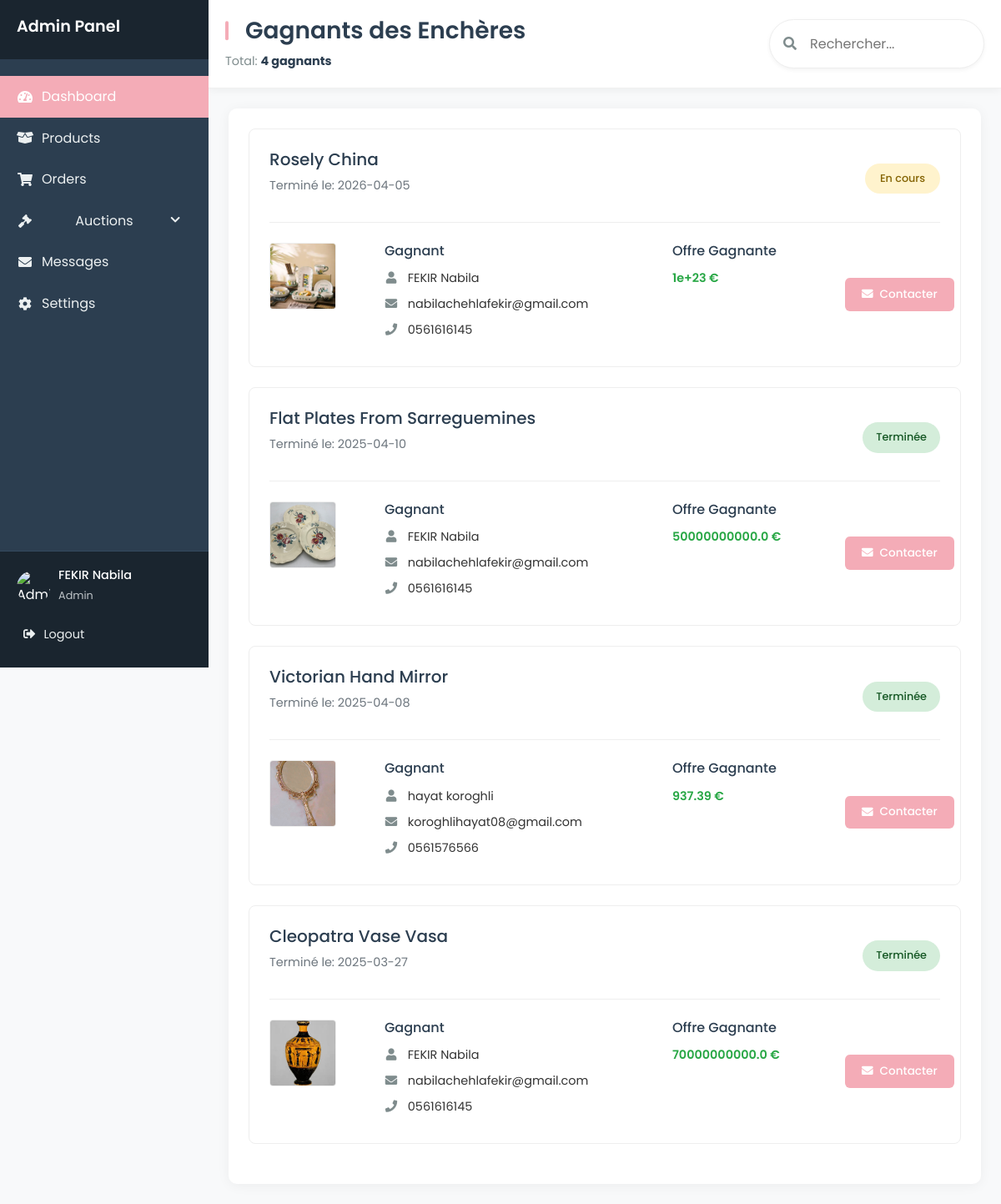
The app's page /admin/auction_winners (signed in) with its own data.
### tables this page shows
CREATE TABLE users (
            id INTEGER PRIMARY KEY AUTOINCREMENT,
            FirstName TEXT NOT NULL,
            LastName TEXT NOT NULL,
            Email TEXT UNIQUE NOT NULL,
            phoneNum TEXT NOT NULL,
            password TEXT NOT NULL, 
            is_admin INTEGER NOT NULL DEFAULT 0 CHECK(is_admin IN (0,1))  
        );

CREATE TABLE enchere (
            id_enchere INTEGER PRIMARY KEY AUTOINCREMENT,
            name TEXT NOT NULL,
            etat TEXT NOT NULL DEFAULT 'En cours',
            description TEXT NOT NULL,
            image_url TEXT, 
            prix REAL NOT NULL,
            date_fin DATE NOT NULL,
            adresse TEXT NOT NULL
        );

### app.py (the view, shortened to what this page needs)
@app.route("/admin/auction_winners", methods=["GET", "POST"])
def auction_winners():
    conn = get_db()
    cursor = conn.cursor()
    cursor.execute(
        """
        SELECT
            e.id_enchere,
            e.name AS auction_name,
            e.image_url,
            e.date_fin,
            MAX(h.proposed_price) AS winning_bid,
            u.id AS winner_id,
            u.FirstName || ' ' || u.LastName AS winner_name,
            u.Email AS winner_email,
            u.phoneNum AS winner_phone,
            e.etat,
            CASE
                WHEN e.etat = 'Annulée' THEN 'Annulée'
                WHEN e.date_fin < date('now') THEN 'Terminée'
                ELSE 'En cours'
            END AS auction_status
        FROM enchere e
        JOIN historique_enchere h ON e.id_enchere = h.id_enchere
        JOIN users u ON h.id_user = u.id
        GROUP BY e.id_enchere
        HAVING winning_bid = h.proposed_price
        ORDER BY e.date_fin DESC
        """
    )
    winners = cursor.fetchall()
    conn.close()
    return render_template("winner_enchere.html", winners=winners)

### app.py (called while the page is built)
@login_manager.user_loader
def load_user(user_id):
    conn = get_db()
    user = conn.execute("SELECT * FROM users WHERE id = ?", (user_id,)).fetchone()
    conn.close()
    if user:
        return User(
            user["id"],
            user["FirstName"],
            user["LastName"],
            user["Email"],
            user["phoneNum"],
            user["password"],
            user["is_admin"],
        )
    return None

def get_db():
    conn = sqlite3.connect("database.db")
    conn.row_factory = sqlite3.Row
    return conn

### templates/winner_enchere.html (shortened to what this page needs)
<!DOCTYPE html>
<html lang="fr">
  <head>
    <link
      rel="stylesheet"
      href="https://cdnjs.cloudflare.com/ajax/libs/font-awesome/5.15.4/css/all.min.css" />
    <link href="https://cdn.jsdelivr.net/npm/bootstrap@5.1.3/dist/css/bootstrap.min.css" rel="stylesheet">
  </head>
  <body>
    <div class="admin-container">
    <aside class="sidebar">
        <div class="sidebar-header">
            <h2>Admin Panel</h2>
        </div>
        <ul class="sidebar-menu">
            <li class="active">
                <a href="{{ url_for('home_admin') }}">
                    <i class="fas fa-tachometer-alt"></i>
                    <span>Dashboard</span>
                </a>
            </li>
            <li >
                <a href="{{ url_for('gestion_produits') }}">
                    <i class="fas fa-box-open"></i>
                    <span>Products</span>
                </a>
            </li>
            <li >
                <a href="{{ url_for('admin_orders') }}" >
                    <i class="fas fa-shopping-cart"></i>
                    <span>Orders</span>
                </a>
            </li>
            <li class="has-submenu">
                <a href="#" class="submenu-toggle">
                    <i class="fas fa-gavel"></i>
                    <span>Auctions</span>
                    <i class="fas fa-chevron-down dropdown-icon"></i>
                </a>
            </li>
            <li>
                <a href="{{ url_for('admin_messages') }}">
                    <i class="fas fa-envelope"></i>
                    <span>Messages</span>
                </a>
            </li>
            <li>
                <a href="#">
                    <i class="fas fa-cog"></i>
                    <span>Settings</span>
                </a>
            </li>
        </ul>
        <div class="sidebar-footer">
            <div class="user-profile">
                <img src="{{ url_for('static', filename='img/admin-avatar.jpg') }}" alt="Admin" />
                <div class="user-info">
                    <h4>{{ current_user.FirstName }} {{ current_user.LastName }}</h4>
                    <small>Admin</small>
                </div>
            </div>
            <a href="{{ url_for('logout') }}" class="logout-btn">
                <i class="fas fa-sign-out-alt"></i>
                <span>Logout</span>
            </a>
        </div>
    </aside>
      <div class="content-wrapper">
        <header class="main-header">
          <div class="header-title">
            <h1>Gagnants des Enchères</h1>
            <div class="auction-summary">
              <div class="summary-item">
                Total: <strong>{{ winners|length }} gagnants</strong>
              </div>
            </div>
          </div>
          <div class="header-actions">
            <div class="search-box">
              <i class="fas fa-search"></i>
              <input type="text" placeholder="Rechercher..." />
            </div>
          </div>
        </header>
        <main class="main-content">
          <div class="winners-container">
            {% if winners|length > 0 %}
              {% for winner in winners %}
              <div class="winner-card">
                <div class="winner-header">
                  <div>
                    <h3>{{ winner.auction_name }}</h3>
                    <p class="text-muted">Terminé le: {{ winner.date_fin }}</p>
                  </div>
                  <div>
                    <span class="status-badge
                      {% if winner.auction_status == 'Terminée' %}status-completed
                      {% elif winner.auction_status == 'Annulée' %}status-canceled
                      {% else %}status-active{% endif %}">
                      {{ winner.auction_status }}
                    </span>
                  </div>
                </div>
                <div class="row">
                  <div class="col-md-2">
                    <img src="{{ url_for('static', filename=winner.image_url) }}"
                         alt="{{ winner.auction_name }}" class="product-image">
                  </div>
                  <div class="col-md-5 winner-info">
                    <h4>Gagnant</h4>
                    <p><i class="fas fa-user"></i> {{ winner.winner_name }}</p>
                    <p><i class="fas fa-envelope"></i> {{ winner.winner_email }}</p>
                    <p><i class="fas fa-phone"></i> {{ winner.winner_phone }}</p>
                  </div>
                  <div class="col-md-3 winner-info">
                    <h4>Offre Gagnante</h4>
                    <p class="winning-bid">{{ winner.winning_bid }} €</p>
                  </div>
                  <div class="col-md-2 d-flex align-items-center">
                    <button class="btn contact-btn"
                            onclick="openEmailModal('{{ winner.winner_email }}')">
                      <i class="fas fa-envelope"></i> Contacter
                    </button>
                  </div>
                </div>
              </div>
              {% endfor %}
            {% else %}
              <div class="empty-state">
                <i class="fas fa-trophy"></i>
                <h3>Aucun gagnant d'enchère trouvé</h3>
                <p>Aucune enchère n'a été terminée avec un gagnant pour le moment.</p>
              </div>
            {% endif %}
          </div>
        </main>
      </div>
    </div>
  </body>
</html>

### records on screen
users: FirstName "FEKIR", LastName "Nabila"
enchere: auction_name "Rosely China", date_fin "2026-04-05", auction_status "En cours", image_url+name (picture), winner_name "FEKIR Nabila", winner_email "nabilachehlafekir@gmail.com", winner_phone "0561616145", winning_bid "1e+23"
enchere: auction_name "Flat Plates From Sarreguemines", date_fin "2025-04-10", auction_status "Terminée", image_url+name (picture), winner_name "FEKIR Nabila", winner_email "nabilachehlafekir@gmail.com", winner_phone "0561616145", winning_bid "50000000000.0"
enchere: auction_name "Victorian Hand Mirror", date_fin "2025-04-08", auction_status "Terminée", image_url+name (picture), winner_name "hayat koroghli", winner_email "koroghlihayat08@gmail.com", winner_phone "0561576566", winning_bid "937.39"
enchere: auction_name "Cleopatra Vase Vasa", date_fin "2025-03-27", auction_status "Terminée", image_url (picture), winner_name "FEKIR Nabila", winner_email "nabilachehlafekir@gmail.com", winner_phone "0561616145", winning_bid "70000000000.0"

### other values on screen
{{ winners|length }} "4"
